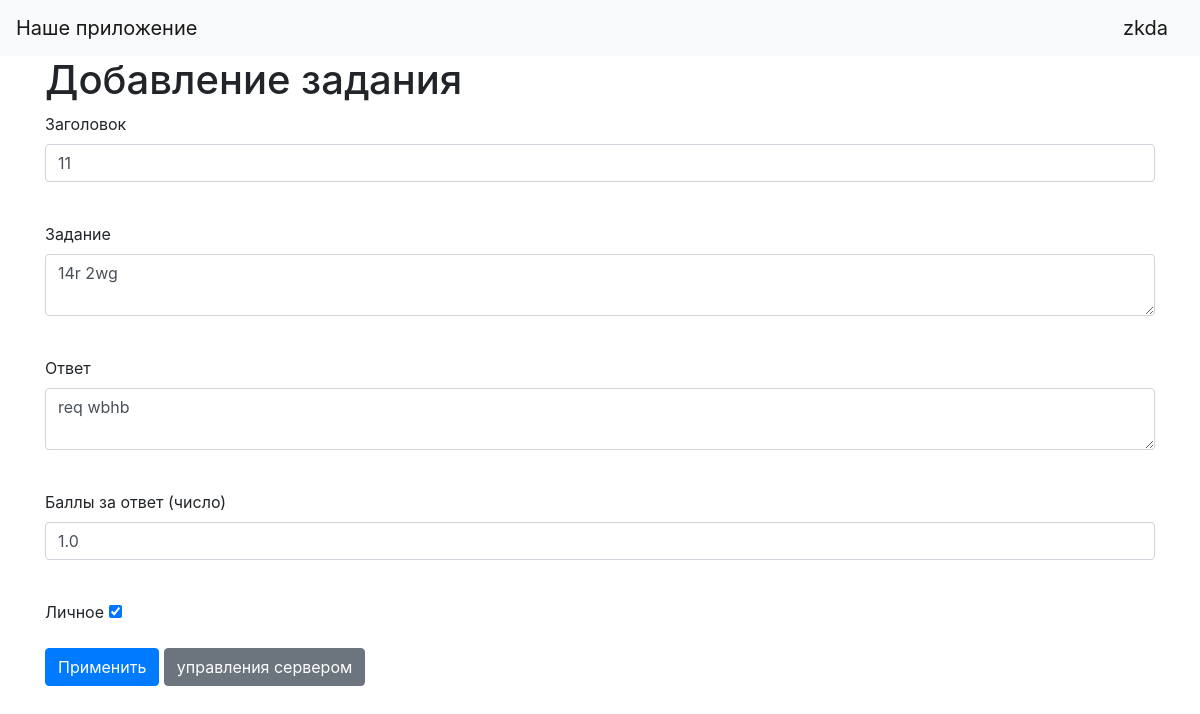
/edit_tasks/1/1 (signed in), run on the app's committed database.
### data/users_default.py (models this page shows, shortened)
class UsersDefault(SqlAlchemyBase, UserMixin, SerializerMixin):
    __tablename__ = 'users_default'
    id = sa.Column(sa.Integer, primary_key=True, autoincrement=True)
    name = sa.Column(sa.String, nullable=True)
    tag = sa.Column(sa.String, index=True, unique=True, nullable=True)
    email = sa.Column(sa.String, nullable=True, unique=True)
    hashed_password = sa.Column(sa.String, default=None)
    created_date = sa.Column(sa.DateTime, default=datetime.datetime.now())

### data/tasks.py (models this page shows)
class Tasks(SqlAlchemyBase, UserMixin, SerializerMixin):
    __tablename__ = 'tasks'
    id = sa.Column(sa.Integer, primary_key=True, autoincrement=True)
    name = sa.Column(sa.String, nullable=False)
    task = sa.Column(sa.String, nullable=False)
    answer = sa.Column(sa.String, nullable=False)
    coins = sa.Column(sa.Float, default=0, nullable=False)  # надо изменить этот сток пожже
    is_private = sa.Column(sa.Boolean, default=True, nullable=False)
    creator = sa.Column(sa.Integer, nullable=False)
    created_date = sa.Column(sa.DateTime, default=datetime.datetime.now(), nullable=False)

### main.py (the view, shortened to what this page needs)
@app.route('/edit_tasks/<int:task_id>', methods=['GET', 'POST'])
@app.route('/edit_tasks/<int:task_id>/<int:server_id>', methods=['GET', 'POST'])
def edit_tasks(task_id, server_id=None):
    if current_user.is_authenticated:
        db_sess = db_session.create_session()
        form = TaskForm()
        if db_sess.query(Tasks).filter(Tasks.id == task_id).first():
            param = dict()
            tasks_answer = db_sess.query(Tasks).filter(Tasks.id == task_id).first()
            if tasks_answer:
                param['server_id'] = server_id
                param['value_name'] = tasks_answer.name
                param['value_task'] = tasks_answer.task
                param['value_coins'] = tasks_answer.coins
                param['value_answer'] = tasks_answer.answer
                param['value_is_private'] = tasks_answer.is_private
            return render_template('add_task.html', **param, title='изменить задания', form=form)
        return render_template('access_denied.html')
    return redirect(f'/login')

### forms/task.py
class TaskForm(FlaskForm):
    name = StringField('Заголовок', validators=[DataRequired()])
    task = TextAreaField("Задание")
    answer = TextAreaField("Ответ")
    coins = FloatField('Баллы за ответ (число)')
    is_private = BooleanField("Личное")
    submit = SubmitField('Применить')

### data/db_session.py (called while the page is built)
def create_session() -> Session:
    global __factory
    return __factory()

### main.py (called while the page is built)
@login_manager.user_loader
def load_user(user_id):
    db_sess = db_session.create_session()
    return db_sess.query(UsersDefault).get(user_id)

### templates/add_task.html (shortened to what this page needs)
{% extends "base.html" %}
{% block content %}
<h1>Добавление задания</h1>
<form action="" method="post">
    <p>
        {{ form.name.label }}<br>
        {{ form.name(class="form-control", value=value_name)}}<br>
    </p>
    <p>
        {{ form.task.label }}<br>
        <textarea name="task" class="form-control">{{ value_task }}</textarea><br>
    </p>
    <p>
        {{ form.answer.label }}<br>
        <textarea name="answer" class="form-control">{{ value_answer }}</textarea><br>
    </p>
    <p>
        {{ form.coins.label }}<br>
        {{ form.coins(class="form-control", value=value_coins) }}<br>
    </p>
    <p>
        {{ form.is_private.label }}
        {{ form.is_private(checked=value_is_private) }}
    </p>
    <p>{{ form.submit(type="submit", class="btn btn-primary") }}
        {% if server_id%}
        <a class="btn btn-secondary" href="/server_menejment/{{server_id}}" role="button">управления сервером</a>
        {% else %}
        <a class="btn btn-secondary" href="/public_tasks" role="button">Публичные задания</a>
        {% endif %}
    </p>
</form>
{% endblock %}

### templates/base.html (shortened to what this page needs)
<!doctype html>
<html lang="en">
<head>
    <link rel="stylesheet"
          href="https://stackpath.bootstrapcdn.com/bootstrap/4.4.1/css/bootstrap.min.css"
>
</head>
<body>
<header>
    <nav class="navbar navbar-light bg-light">
        <a class="navbar-brand" href="#">Наше приложение</a>
        {% if current_user.is_authenticated %}
            <a class="navbar-brand" href="/logout">{{ current_user.name }}</a>
        {% else %}
            <p>
                <a class="btn btn-primary " href="/register">Зарегистрироваться</a>
                <a class="btn btn-success" href="/login">Войти</a>
            </p>
        {% endif %}
    </nav>
</header>
<main role="main" class="container">
    {% block content %}{% endblock %}
</main>
</body>
</html>

### data on the page
UsersDefault: name "zkda"
Tasks: name "11", task "14r 2wg", answer "req wbhb", coins "1.0", is_private "☑"
